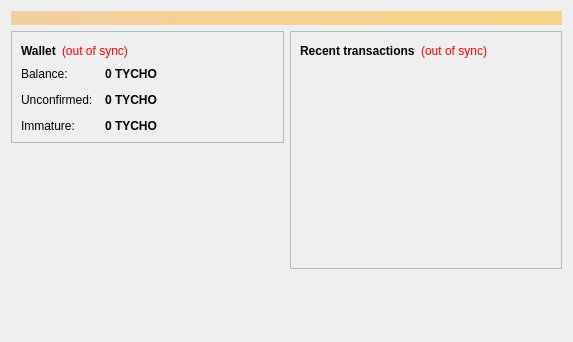
<?xml version="1.0" encoding="UTF-8"?>
<ui version="4.0">
 <class>OverviewPage</class>
 <widget class="QWidget" name="OverviewPage">
  <property name="geometry">
   <rect>
    <x>0</x>
    <y>0</y>
    <width>573</width>
    <height>342</height>
   </rect>
  </property>
  <property name="windowTitle">
   <string>Form</string>
  </property>
  <layout class="QVBoxLayout" name="topLayout">
   <item>
    <widget class="QLabel" name="labelAlerts">
     <property name="visible">
      <bool>false</bool>
     </property>
     <property name="styleSheet">
      <string notr="true">background-color: qlineargradient(x1: 0, y1: 0, x2: 1, y2: 0, stop:0 #F0D0A0, stop:1 #F8D488); color:#000000;</string>
     </property>
     <property name="wordWrap">
      <bool>true</bool>
     </property>
     <property name="margin">
      <number>3</number>
     </property>
    </widget>
   </item>
   <item>
    <layout class="QHBoxLayout" name="horizontalLayout" stretch="1,1">
     <item>
      <layout class="QVBoxLayout" name="verticalLayout_2">
       <item>
        <widget class="QFrame" name="frame">
         <property name="frameShape">
          <enum>QFrame::StyledPanel</enum>
         </property>
         <property name="frameShadow">
          <enum>QFrame::Raised</enum>
         </property>
         <layout class="QVBoxLayout" name="verticalLayout_4">
          <item>
           <layout class="QHBoxLayout" name="horizontalLayout_4">
            <item>
             <widget class="QLabel" name="label_5">
              <property name="font">
               <font>
                <weight>75</weight>
                <bold>true</bold>
               </font>
              </property>
              <property name="text">
               <string>Wallet</string>
              </property>
             </widget>
            </item>
            <item>
             <widget class="QLabel" name="labelWalletStatus">
              <property name="toolTip">
               <string>The displayed information may be out of date. Your wallet automatically synchronizes with the Tychocoin network after a connection is established, but this process has not completed yet.</string>
              </property>
              <property name="styleSheet">
               <string notr="true">QLabel { color: red; }</string>
              </property>
              <property name="text">
               <string notr="true">(out of sync)</string>
              </property>
              <property name="alignment">
               <set>Qt::AlignLeading|Qt::AlignLeft|Qt::AlignVCenter</set>
              </property>
             </widget>
            </item>
            <item>
             <spacer name="horizontalSpacer_2">
              <property name="orientation">
               <enum>Qt::Horizontal</enum>
              </property>
              <property name="sizeHint" stdset="0">
               <size>
                <width>40</width>
                <height>20</height>
               </size>
              </property>
             </spacer>
            </item>
           </layout>
          </item>
          <item>
           <layout class="QFormLayout" name="formLayout_2">
            <property name="fieldGrowthPolicy">
             <enum>QFormLayout::AllNonFixedFieldsGrow</enum>
            </property>
            <property name="horizontalSpacing">
             <number>12</number>
            </property>
            <property name="verticalSpacing">
             <number>12</number>
            </property>
            <item row="0" column="0">
             <widget class="QLabel" name="label">
              <property name="text">
               <string>Balance:</string>
              </property>
             </widget>
            </item>
            <item row="0" column="1">
             <widget class="QLabel" name="labelBalance">
              <property name="font">
               <font>
                <weight>75</weight>
                <bold>true</bold>
               </font>
              </property>
              <property name="cursor">
               <cursorShape>IBeamCursor</cursorShape>
              </property>
              <property name="toolTip">
               <string>Your current balance</string>
              </property>
              <property name="text">
               <string notr="true">0 TYCHO</string>
              </property>
              <property name="textInteractionFlags">
               <set>Qt::LinksAccessibleByMouse|Qt::TextSelectableByKeyboard|Qt::TextSelectableByMouse</set>
              </property>
             </widget>
            </item>
            <item row="1" column="0">
             <widget class="QLabel" name="label_3">
              <property name="text">
               <string>Unconfirmed:</string>
              </property>
             </widget>
            </item>
            <item row="1" column="1">
             <widget class="QLabel" name="labelUnconfirmed">
              <property name="font">
               <font>
                <weight>75</weight>
                <bold>true</bold>
               </font>
              </property>
              <property name="cursor">
               <cursorShape>IBeamCursor</cursorShape>
              </property>
              <property name="toolTip">
               <string>Total of transactions that have yet to be confirmed, and do not yet count toward the current balance</string>
              </property>
              <property name="text">
               <string notr="true">0 TYCHO</string>
              </property>
              <property name="textInteractionFlags">
               <set>Qt::LinksAccessibleByMouse|Qt::TextSelectableByKeyboard|Qt::TextSelectableByMouse</set>
              </property>
             </widget>
            </item>
            <item row="2" column="0">
             <widget class="QLabel" name="labelImmatureText">
              <property name="text">
               <string>Immature:</string>
              </property>
             </widget>
            </item>
            <item row="2" column="1">
             <widget class="QLabel" name="labelImmature">
              <property name="font">
               <font>
                <weight>75</weight>
                <bold>true</bold>
               </font>
              </property>
              <property name="toolTip">
               <string>Mined balance that has not yet matured</string>
              </property>
              <property name="text">
               <string notr="true">0 TYCHO</string>
              </property>
              <property name="textInteractionFlags">
               <set>Qt::LinksAccessibleByMouse|Qt::TextSelectableByKeyboard|Qt::TextSelectableByMouse</set>
              </property>
             </widget>
            </item>
           </layout>
          </item>
         </layout>
        </widget>
       </item>
       <item>
        <spacer name="verticalSpacer">
         <property name="orientation">
          <enum>Qt::Vertical</enum>
         </property>
         <property name="sizeHint" stdset="0">
          <size>
           <width>20</width>
           <height>40</height>
          </size>
         </property>
        </spacer>
       </item>
      </layout>
     </item>
     <item>
      <layout class="QVBoxLayout" name="verticalLayout_3">
       <item>
        <widget class="QFrame" name="frame_2">
         <property name="frameShape">
          <enum>QFrame::StyledPanel</enum>
         </property>
         <property name="frameShadow">
          <enum>QFrame::Raised</enum>
         </property>
         <layout class="QVBoxLayout" name="verticalLayout">
          <item>
           <layout class="QHBoxLayout" name="horizontalLayout_2">
            <item>
             <widget class="QLabel" name="label_4">
              <property name="text">
               <string>&lt;b&gt;Recent transactions&lt;/b&gt;</string>
              </property>
             </widget>
            </item>
            <item>
             <widget class="QLabel" name="labelTransactionsStatus">
              <property name="toolTip">
               <string>The displayed information may be out of date. Your wallet automatically synchronizes with the Tychocoin network after a connection is established, but this process has not completed yet.</string>
              </property>
              <property name="styleSheet">
               <string notr="true">QLabel { color: red; }</string>
              </property>
              <property name="text">
               <string notr="true">(out of sync)</string>
              </property>
              <property name="alignment">
               <set>Qt::AlignRight|Qt::AlignTrailing|Qt::AlignVCenter</set>
              </property>
             </widget>
            </item>
            <item>
             <spacer name="horizontalSpacer">
              <property name="orientation">
               <enum>Qt::Horizontal</enum>
              </property>
              <property name="sizeHint" stdset="0">
               <size>
                <width>40</width>
                <height>20</height>
               </size>
              </property>
             </spacer>
            </item>
           </layout>
          </item>
          <item>
           <widget class="QListView" name="listTransactions">
            <property name="styleSheet">
             <string notr="true">QListView { background: transparent; }</string>
            </property>
            <property name="frameShape">
             <enum>QFrame::NoFrame</enum>
            </property>
            <property name="verticalScrollBarPolicy">
             <enum>Qt::ScrollBarAlwaysOff</enum>
            </property>
            <property name="horizontalScrollBarPolicy">
             <enum>Qt::ScrollBarAlwaysOff</enum>
            </property>
            <property name="selectionMode">
             <enum>QAbstractItemView::NoSelection</enum>
            </property>
           </widget>
          </item>
         </layout>
        </widget>
       </item>
       <item>
        <spacer name="verticalSpacer_2">
         <property name="orientation">
          <enum>Qt::Vertical</enum>
         </property>
         <property name="sizeHint" stdset="0">
          <size>
           <width>20</width>
           <height>40</height>
          </size>
         </property>
        </spacer>
       </item>
      </layout>
     </item>
    </layout>
   </item>
  </layout>
 </widget>
 <resources/>
 <connections/>
</ui>
